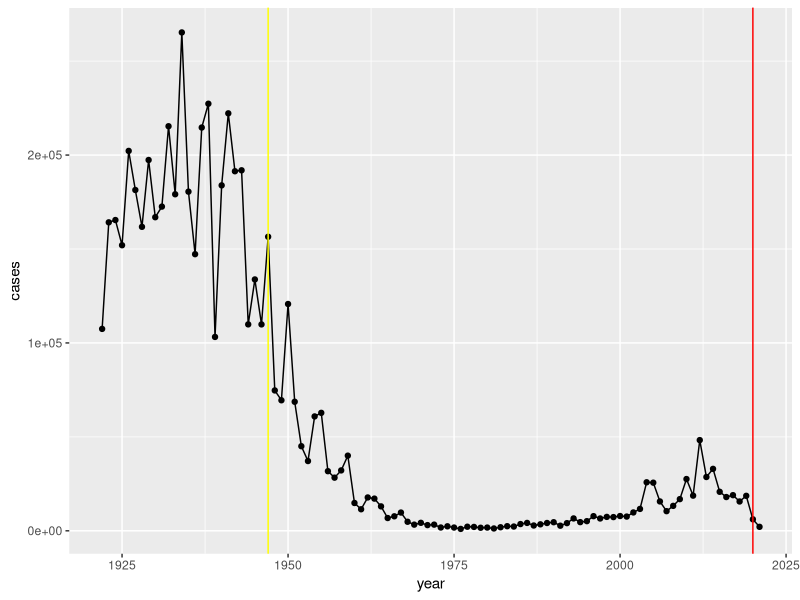

Here is the R script that generated this plot: (Note: this script raises an error after producing the figure.)
## ---- chunk 1
cdc <- data.frame(
                                 year = c(1922L,1923L,1924L,1925L,
                                          1926L,1927L,1928L,1929L,1930L,1931L,
                                          1932L,1933L,1934L,1935L,1936L,
                                          1937L,1938L,1939L,1940L,1941L,1942L,
                                          1943L,1944L,1945L,1946L,1947L,
                                          1948L,1949L,1950L,1951L,1952L,
                                          1953L,1954L,1955L,1956L,1957L,1958L,
                                          1959L,1960L,1961L,1962L,1963L,
                                          1964L,1965L,1966L,1967L,1968L,1969L,
                                          1970L,1971L,1972L,1973L,1974L,
                                          1975L,1976L,1977L,1978L,1979L,1980L,
                                          1981L,1982L,1983L,1984L,1985L,
                                          1986L,1987L,1988L,1989L,1990L,
                                          1991L,1992L,1993L,1994L,1995L,1996L,
                                          1997L,1998L,1999L,2000L,2001L,
                                          2002L,2003L,2004L,2005L,2006L,2007L,
                                          2008L,2009L,2010L,2011L,2012L,
                                          2013L,2014L,2015L,2016L,2017L,2018L,
                                          2019L,2020L,2021L),
         cases = c(107473,164191,165418,152003,
                                          202210,181411,161799,197371,
                                          166914,172559,215343,179135,265269,
                                          180518,147237,214652,227319,103188,
                                          183866,222202,191383,191890,109873,
                                          133792,109860,156517,74715,69479,
                                          120718,68687,45030,37129,60886,
                                          62786,31732,28295,32148,40005,
                                          14809,11468,17749,17135,13005,6799,
                                          7717,9718,4810,3285,4249,3036,
                                          3287,1759,2402,1738,1010,2177,2063,
                                          1623,1730,1248,1895,2463,2276,
                                          3589,4195,2823,3450,4157,4570,
                                          2719,4083,6586,4617,5137,7796,6564,
                                          7405,7298,7867,7580,9771,11647,
                                          25827,25616,15632,10454,13278,
                                          16858,27550,18719,48277,28639,32971,
                                          20762,17972,18975,15609,18617,
                                          6124,2116)
       )
## ---- chunk 2
library(tidyverse)
library(ggplot2)
## ---- chunk 3
ggplot(cdc) +
  aes(year, cases) + 
  geom_point()+
  geom_line()+
  geom_vline(xintercept = c(1947,2020), color = c("yellow", "red"))
## ---- chunk 4
library(jsonlite)
## ---- chunk 5
subject <- read_json("https://www.cmi-pb.org/api/subject", simplifyVector = TRUE)

head(subject)
## ---- chunk 6
table(subject$infancy_vac)
## ---- chunk 7
table(subject$biological_sex)
## ---- chunk 8
table(subject$race, subject$biological_sex)
## ---- chunk 9
specimen <- read_json("https://www.cmi-pb.org/api/specimen", simplifyVector = TRUE)

head(specimen)
## ---- chunk 10
library(dplyr)
## ---- chunk 11
meta <- inner_join(subject, specimen)
head(meta)
## ---- chunk 12
ab_titer <- read_json("https://www.cmi-pb.org/api/v4/plasma_ab_titer", simplifyVector = TRUE)

head(ab_titer)
## ---- chunk 13
table(ab_titer$isotype)
## ---- chunk 14
table(ab_titer$antigen)
## ---- chunk 15
abdata <- inner_join(meta, ab_titer)
head(abdata)
## ---- chunk 16
ggplot(abdata) +
  aes(MFI, antigen) +
  geom_boxplot()
## ---- chunk 17
ggplot(abdata) +
  aes(MFI, antigen, col = infancy_vac) +
  geom_boxplot() + 
  facet_wrap(vars(visit), nrow=2)
## ---- chunk 18
PT_data <- abdata %>% filter(isotype == "IgG", antigen == "PT", dataset == "2021_dataset")
## ---- chunk 19
table(PT_data$dataset)
## ---- chunk 20
ggplot(PT_data) +
  aes(actual_day_relative_to_boost, MFI_normalised, col= infancy_vac, group = subject_id) + 
  geom_point() + 
  geom_line()
## ---- chunk 21
PT2022_data <- abdata %>% filter(isotype == "IgG", antigen == "PT", dataset == "2022_dataset")
## ---- chunk 22
ggplot(PT2022_data) +
  aes(actual_day_relative_to_boost, MFI_normalised, col= infancy_vac, group = subject_id) + 
  geom_point() + 
  geom_line()
